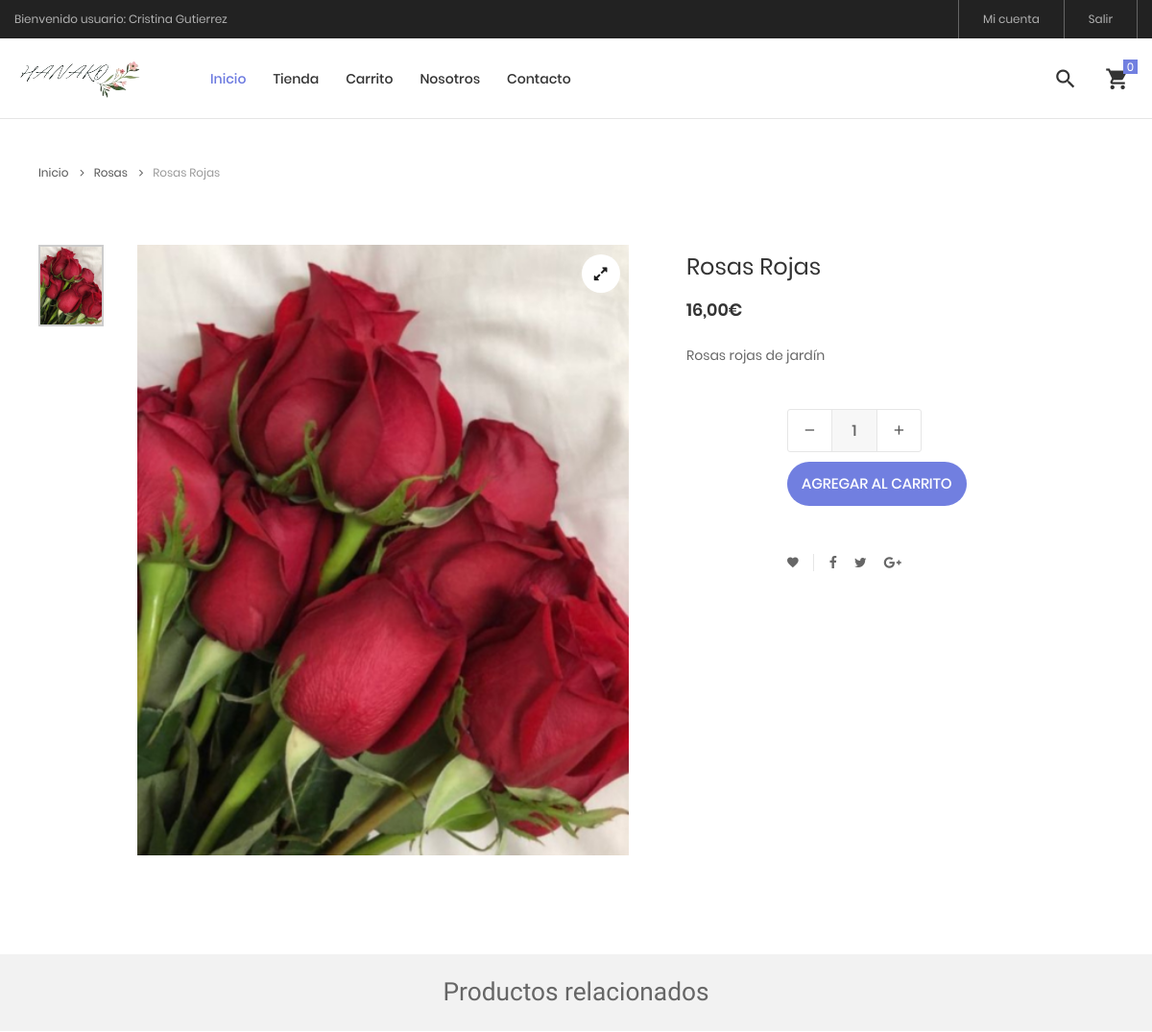
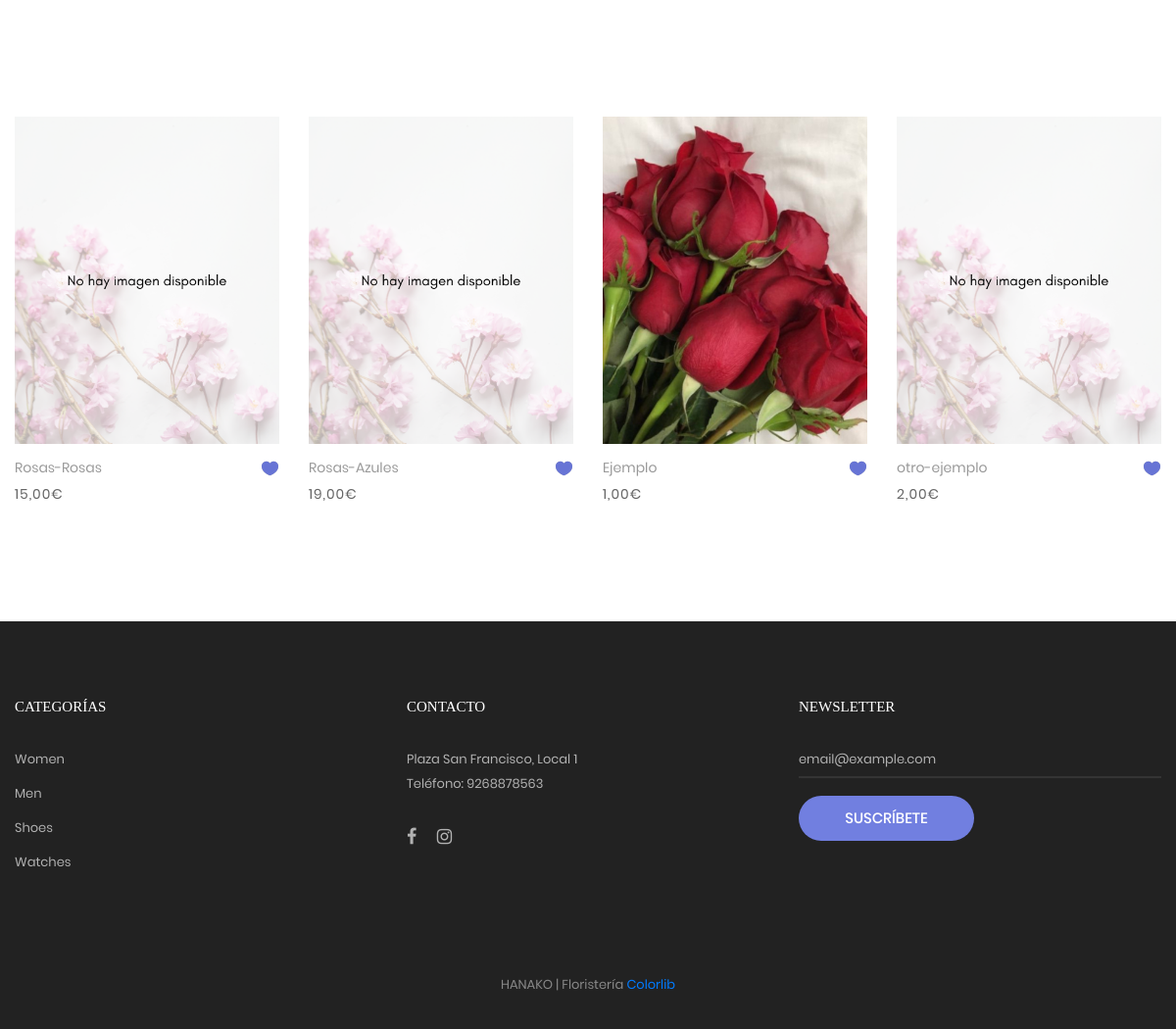
The app's page /tienda/producto/1/rosas-rojas with its own data (2 pictures, top to bottom).
### tables this page shows
CREATE TABLE `producto` (
  `idproducto` bigint(20) NOT NULL,
  `categoriaid` bigint(20) NOT NULL,
  `nombre` varchar(255) NOT NULL,
  `descripcion` text NOT NULL,
  `precio` decimal(11,2) NOT NULL,
  `stock` int(11) NOT NULL,
  `imagen` varchar(100) NOT NULL,
  `datecreated` datetime NOT NULL DEFAULT current_timestamp(),
  `ruta` varchar(255) NOT NULL,
  `status` int(11) NOT NULL DEFAULT 1
);

CREATE TABLE `categoria` (
  `idcategoria` bigint(20) NOT NULL,
  `nombre` varchar(255) NOT NULL,
  `descripcion` text NOT NULL,
  `portada` varchar(100) NOT NULL,
  `datecreated` datetime NOT NULL DEFAULT current_timestamp(),
  `ruta` varchar(255) NOT NULL,
  `status` int(11) NOT NULL DEFAULT 1
);

### Libraries/Core/Views.php (called while the page is built)
<?php
class Views
{
    function getView($controller, $view, $data = "")
    {
        $controller = get_class($controller);
        if ($controller == "Home") {
            $view = "Views/" . $view . ".php";
        } else {
            $view = "Views/" . $controller . "/" . $view . ".php";
        }
        require_once($view);
    }
}

### index.php (called while the page is built, shortened)
<?php
require_once("Helpers/Helpers.php");
require_once("Libraries/Core/Load.php");

### Helpers/Helpers.php (called while the page is built, shortened)
<?php
function base_url()
{
    return BASE_URL;
}
function media()
{
    return BASE_URL . "/Assets";
}
function formatMoney($cantidad)
{
    $cantidad = number_format($cantidad, 2, SPD, SPM);
    return $cantidad;
}

### Libraries/Core/Mysql.php (called while the page is built, shortened)
<?php
class Mysql extends Conexion
{
    private $conexion;
    public function __construct()
    {
        $this->conexion = new Conexion();
        $this->conexion = $this->conexion->connect();
    }
    public function select(string $query)
    {
        $this->strquery = $query;
        $result = $this->conexion->prepare($this->strquery);
        $result->execute();
        $data = $result->fetch(PDO::FETCH_ASSOC);
        return $data;
    }
    public function select_all(string $query)
    {
        $this->strquery = $query;
        $result = $this->conexion->prepare($this->strquery);
        $result->execute();
        $data = $result->fetchAll(PDO::FETCH_ASSOC);
        return $data;
    }
}

### Libraries/Core/Conexion.php (called while the page is built)
<?php
class Conexion
{
    private \PDO $connect;
    public function __construct()
    {
        $connectionString = "mysql:host=" . DB_HOST . ";dbname=" . DB_NAME . ";charset=" . DB_CHARSET;
        try {
            $this->connect = new PDO($connectionString, DB_USER, DB_PASSWORD);
            $this->connect->setAttribute(PDO::ATTR_ERRMODE, PDO::ERRMODE_EXCEPTION);
        } catch (PDOException $e) {
            $this->connect = "Error de conexion";
            echo "ERROR: " . $e->getMessage();
        }
    }
    public function connect()
    {
        return $this->connect;
    }
}

### Models/TProducto.php (called while the page is built, shortened)
<?php
require_once("Libraries/Core/Mysql.php");
trait TProducto
{
    public function getProductoT(int $idproducto, string $ruta)
    {
        $this->con = new Mysql();
        $this->intIdProducto = $idproducto;
        $this->srtRuta = $ruta;
        $sql = "SELECT p.idproducto,
                        p.nombre,
                        p.descripcion,
                        p.categoriaid,
                        c.nombre as categoria,
                        c.ruta as ruta_categoria,
                        p.precio,
                        p.stock,
                        p.ruta,
                        p.status
                FROM producto p
                INNER JOIN categoria c
                ON p.categoriaid = c.idcategoria
                WHERE p.idproducto = '{$this->intIdProducto}' AND p.ruta = '{$this->srtRuta}'";
        $request = $this->con->select($sql);
        if (!empty($request)) {
            $intIdProducto = $request['idproducto'];
            $sqlImg = "SELECT img
                FROM imagen
                WHERE productoid = $intIdProducto";
            $arrImg = $this->con->select_all($sqlImg);
            if (count($arrImg) > 0) {
                for ($j = 0; $j < count($arrImg); $j++) {
                    $arrImg[$j]['url_image'] =  media() . "/images/uploads/" . $arrImg[$j]["img"];
                }
            } else {
                $arrImg[0]['url_image'] =  media() . '/images/uploads/no_producto.png';
            }
            $request['images'] = $arrImg;
        }
        return $request;
    }
    public function getProductosRandomT(int $idcategoria, int $cant, string $option)
    {
        $this->intIdCategoria = $idcategoria;
        $this->cant = $cant;
        $this->option = $option;
        $this->con = new Mysql();
        if ($option == "r") {
            $this->option = " RAND() ";
        } else if ($option == "a") {
            $this->option = " idproducto ASC ";
        } else {
            $this->option = " idproducto DESC ";
        }
        $sql = "SELECT p.idproducto,
                    p.nombre,
                    p.descripcion,
                    p.categoriaid,
                    c.nombre as categoria,
                    p.precio,
                    p.ruta,
                    p.stock
                    FROM producto p
                    INNER JOIN categoria c
                    ON p.categoriaid = c.idcategoria
                    WHERE p.categoriaid = $this->intIdCategoria
                    ORDER BY $this->option LIMIT $this->cant";
        $request = $this->con->select_all($sql);
        if (count($request) > 0) {
            for ($i = 0; $i < count($request); $i++) {
                $intIdProducto = $request[$i]['idproducto'];
                $sqlImg = "SELECT img
                                FROM imagen
                                WHERE productoid = $intIdProducto";
                $arrImg = $this->con->select_all($sqlImg);
                if (count($arrImg) > 0) {
                    for ($j = 0; $j < count($arrImg); $j++) {
                        $arrImg[$j]['url_image'] =  media() . "/images/uploads/" . $arrImg[$j]["img"];
                    }
                }
                $request[$i]['images'] = $arrImg;
            }
        }
        return $request;
    }
}

### Views/Tienda/producto.php (the view, shortened to what this page needs)
<?php
$arrProducto = $data['producto'];
$arrProductos = $data['productos'];
$arrImages = $arrProducto['images'];
$rutacategoria = $arrProducto['categoriaid'] . "/" . $arrProducto['ruta_categoria'];
?>
<br><br><br>
<hr>
<div class="container">
    <div class="bread-crumb flex-w p-l-25 p-r-15 p-t-30 p-lr-0-lg">
        <a href="<?= base_url() ?>" class="stext-109 cl8 hov-cl1 trans-04">
            Inicio
            <i class="fa fa-angle-right m-l-9 m-r-10" aria-hidden="true"></i>
        </a>
        <a href="<?= base_url() . '/tienda/categoria/' . $rutacategoria; ?>" class="stext-109 cl8 hov-cl1 trans-04">
            <?= $arrProducto['categoria'] ?>
            <i class="fa fa-angle-right m-l-9 m-r-10" aria-hidden="true"></i>
        </a>
        <span class="stext-109 cl4">
            <?= $arrProducto['nombre'] ?>
        </span>
    </div>
</div>
<section class="sec-product-detail bg0 p-t-65 p-b-60">
    <div class="container">
        <div class="row">
            <div class="col-md-6 col-lg-7 p-b-30">
                <div class="p-l-25 p-r-30 p-lr-0-lg">
                    <div class="wrap-slick3 flex-sb flex-w">
                        <div class="wrap-slick3-dots"></div>
                        <div class="slick3 gallery-lb">
                            <?php
                            if (!empty($arrImages)) {
                                for ($i = 0; $i < count($arrImages); $i++) {
                            ?>
                                    <div class="item-slick3" data-thumb="<?= $arrImages[$i]['url_image']; ?>">
                                        <div class="wrap-pic-w pos-relative">
                                            <img src="<?= $arrImages[$i]['url_image']; ?>" alt="<?= $arrProducto['nombre']; ?>">
                                            <a class="flex-c-m size-108 how-pos1 bor0 fs-16 cl10 bg0 hov-btn3 trans-04" href="<?= $arrImages[$i]['url_image']; ?>">
                                                <i class="fa fa-expand"></i>
                                            </a>
                                        </div>
                                    </div>
                            <?php
                                }
                            }
                            ?>
                        </div>
                    </div>
                </div>
            </div>
            <div class="col-md-6 col-lg-5 p-b-30">
                <div class="p-r-50 p-t-5 p-lr-0-lg">
                    <h4 class="mtext-105 cl2 js-name-detail p-b-14">
                        <?= $arrProducto['nombre'] ?>
                    </h4>
                    <span class="mtext-106 cl2">
                        <?= formatMoney($arrProducto['precio']) . SMONEY  ?>
                    </span>
                    <p class="stext-102 cl3 p-t-23">
                        <?= $arrProducto['descripcion'] ?>
                    </p>
                    <div class="p-t-33">
                        <div class="flex-w flex-r-m p-b-10">
                            <div class="size-204 flex-w flex-m respon6-next">
                                <div class="wrap-num-product flex-w m-r-20 m-tb-10">
                                    <div class="btn-num-product-down cl8 hov-btn3 trans-04 flex-c-m">
                                        <i class="fs-16 zmdi zmdi-minus"></i>
                                    </div>
                                    <input id="cant-product" class="mtext-104 cl3 txt-center num-product" type="number" name="num-product" value="1" min="1">
                                    <div class="btn-num-product-up cl8 hov-btn3 trans-04 flex-c-m">
                                        <i class="fs-16 zmdi zmdi-plus"></i>
                                    </div>
                                </div>
                                <button id="<?= openssl_encrypt($arrProducto['idproducto'], METHODENCRIPT, KEY) ?>" class="flex-c-m stext-101 cl0 size-101 bg1 bor1 hov-btn1 p-lr-15 trans-04 js-addcart-detail">
                                    Agregar al carrito
                                </button>
                            </div>
                        </div>
                    </div>
                    <div class="flex-w flex-m p-l-100 p-t-40 respon7">
                        <div class="flex-m bor9 p-r-10 m-r-11">
                            <a href="#" class="fs-14 cl3 hov-cl1 trans-04 lh-10 p-lr-5 p-tb-2 js-addwish-detail tooltip100" data-tooltip="Add to Wishlist">
                                <i class="zmdi zmdi-favorite"></i>
                            </a>
                        </div>
                        <a href="#" class="fs-14 cl3 hov-cl1 trans-04 lh-10 p-lr-5 p-tb-2 m-r-8 tooltip100" data-tooltip="Facebook">
                            <i class="fa fa-facebook"></i>
                        </a>
                        <a href="#" class="fs-14 cl3 hov-cl1 trans-04 lh-10 p-lr-5 p-tb-2 m-r-8 tooltip100" data-tooltip="Twitter">
                            <i class="fa fa-twitter"></i>
                        </a>
                        <a href="#" class="fs-14 cl3 hov-cl1 trans-04 lh-10 p-lr-5 p-tb-2 m-r-8 tooltip100" data-tooltip="Google Plus">
                            <i class="fa fa-google-plus"></i>
                        </a>
                    </div>
                </div>
            </div>
        </div>
    </div>
    <div class="bg6 flex-c-m flex-w size-302 m-t-73 p-tb-15">
        <h3>Productos relacionados</h3>
    </div>
</section>
<section class="sec-relate-product bg0 p-t-45 p-b-105">
    <div class="container">
        <div class="wrap-slick2">
            <div class="slick2">
                <?php
                if (!empty($arrProductos)) {
                    for ($i = 0; $i < count($arrProductos); $i++) {
                        $ruta = $arrProductos[$i]['ruta'];
                        if (count($arrProductos[$i]['images'])) {
                            $portada = $arrProductos[$i]['images'][0]['url_image'];
                        } else {
                            $portada = media() . '/images/uploads/no_producto.png';
                        }
                ?>
                        <div class="item-slick2 p-l-15 p-r-15 p-t-15 p-b-15">
                            <div class="block2">
                                <div class="block2-pic hov-img0">
                                    <img src="<?= $portada ?>" alt="IMG-PRODUCT">
                                </div>
                                <div class="block2-txt flex-w flex-t p-t-14">
                                    <div class="block2-txt-child1 flex-col-l ">
                                        <a href="<?= base_url() . "/tienda/producto/" . $arrProductos[$i]['idproducto'] . "/" . $ruta ?>" class="stext-104 cl4 hov-cl1 trans-04 js-name-b2 p-b-6">
                                            <?= $arrProductos[$i]['nombre'] ?>
                                        </a>
                                        <span class="stext-105 cl3">
                                            <?= formatMoney($arrProductos[$i]['precio']) . SMONEY  ?>
                                        </span>
                                    </div>
                                    <div class="block2-txt-child2 flex-r p-t-3">
                                        <a href="#" class="btn-addwish-b2 dis-block pos-relative js-addwish-b2">
                                            <img class="<?= media(); ?>/tienda/icon-heart2 dis-block trans-04 ab-t-l" src="<?= media(); ?>/tienda/images/icons/icon-heart-02.png" alt="ICON">
                                        </a>
                                    </div>
                                </div>
                            </div>
                        </div>
                <?php
                    }
                }
                ?>
            </div>
        </div>
    </div>
</section>

### records on screen
producto: categoriaid.nombre "Rosas", nombre "Rosas Rojas", precio "16,00", descripcion "Rosas rojas de jardín"
producto: nombre "Rosas-Rosas", precio "15,00"
producto: nombre "Rosas-Azules", precio "19,00"
producto: nombre "Ejemplo", precio "1,00"
producto: nombre "otro-ejemplo", precio "2,00"

### other values on screen
SMONEY "€"
